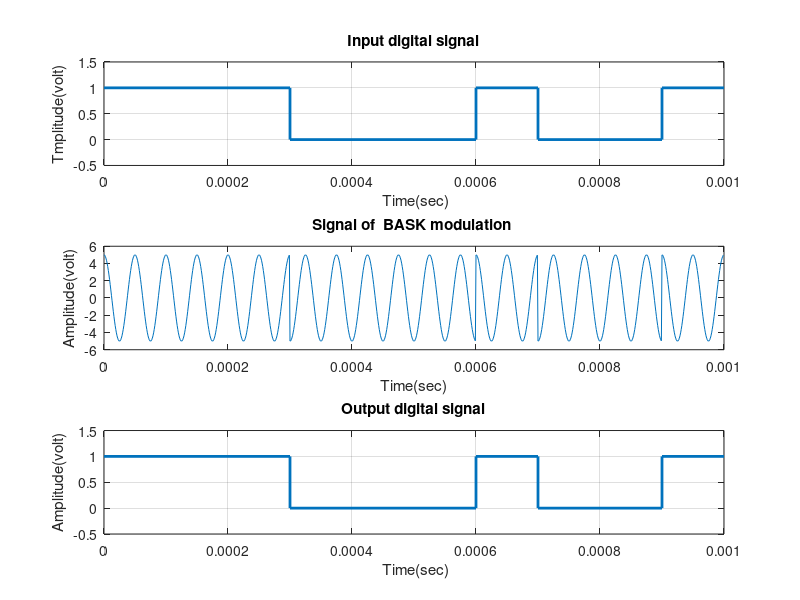
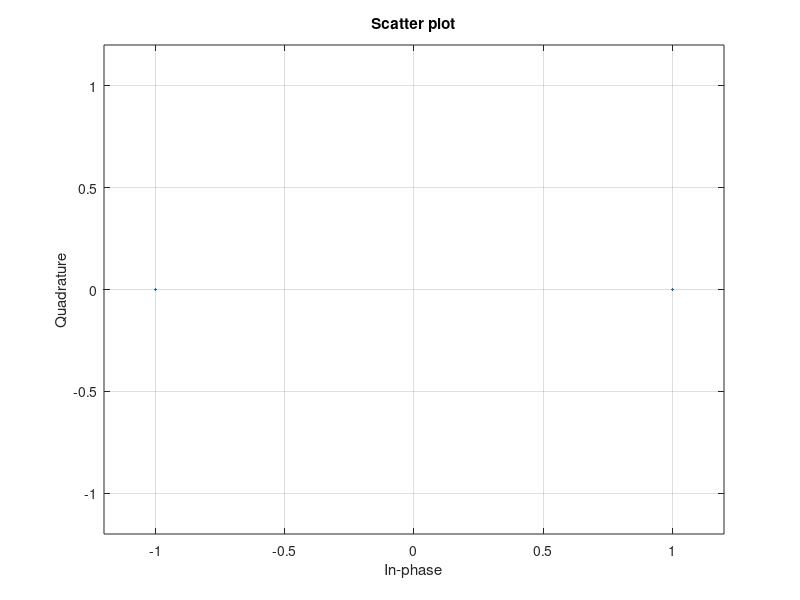

These charts were generated, in order, by the following MATLAB code:
clc;
clear all;
close all;

x=randint(1, 10); % Bin data
N=length(x);                     
Tb=0.0001; % bit period (second)   
t1 = 0:Tb:N*Tb; % time of the signal 
figure(1);
subplot(3,1,1);
stairs(t1,[x, x(end)],'lineWidth',2);
grid on;
axis([ 0 Tb*N -0.5 1.5]);
ylabel('Tmplitude(volt)');
xlabel(' Time(sec)');
title('Input digital signal');

# Modulation
Ac=5;  % Amplitude of carrier signal
mc=2;  % fc>>fs fc=mc*fs fs=1/Tb
fc=mc*(1/Tb); % carrier frequency
f1=0; % carrier phase for bit 1
f0=pi; % carrier phase for bit 0
t2=0:Tb/100:Tb*0.99;                 
t2L=length(t2);
y=[];
for (i=1:1:N)
    if (x(i)==1)
        y1=Ac*cos(2*pi*fc*t2-f1);
    else
        y1=Ac*cos(2*pi*fc*t2-f0);
    end
    y=[y y1];
end
t3=0:Tb/100:Tb*(N-0.01);
subplot(3,1,2);
plot(t3,y);
xlabel('Time(sec)');
ylabel('Amplitude(volt)');
title('Signal of  BASK modulation ');

# Channel model h and w
h=1; % Fading 
w=0; % Noise
y=h.*y+w;

# Demodulation 
z=[];
for n=t2L:t2L:length(y)
  t=0:Tb/100:Tb*0.99;
  c=cos(2*pi*fc*t); % carrier
  y_dem=c.*y((n-(t2L-1)):n);
  t4=0:Tb/100:Tb*0.99;
  i=trapz(t4,y_dem);  % intregation 
  A_dem = round(2*i/Tb);
  if(A_dem>Ac/2)      % % logic level = (Ac)/2
    z=[z 1];
  else
    z=[z 0];
  end
end

subplot(3,1,3);
stairs(t1,[z, z(end)],'lineWidth',2);grid on;
axis([0 Tb*N -0.5 1.5]);
ylabel('Amplitude(volt)');
xlabel(' Time(sec)');
title('Output digital signal');

xmod=x;
xmod(x==0)=-1;
scatterplot(xmod);
xlim([-1.2 1.2]);
ylim([-1.2 1.2]);
grid on;
